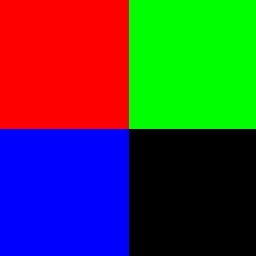
#> input picture part2/01-gradient/images/color.jpg, 256 x 256 px
$ python 23.py
#> lines starting #> are read from the running program, lines starting #| are printed output that depends on the picture
from PIL import Image, ImageFont, ImageDraw

img = Image.open("./images/color.jpg")
#> img is the input picture: PIL image 256x256 RGB; mean R, G, B 64.5, 63.8, 63.8

draw = ImageDraw.Draw(img)

# use a bitmap font
# font = ImageFont.load("arial.pil")

# draw.text((10, 10), "hello", font=font)

# use a truetype font
font = ImageFont.truetype("arial.ttf", 15)

draw.text((10, 25), "world", font=font)

img.show()
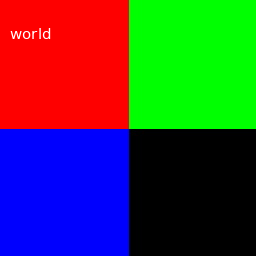
#> shown: PIL image 256x256 RGB; mean R, G, B 64.5, 64.3, 64.3
